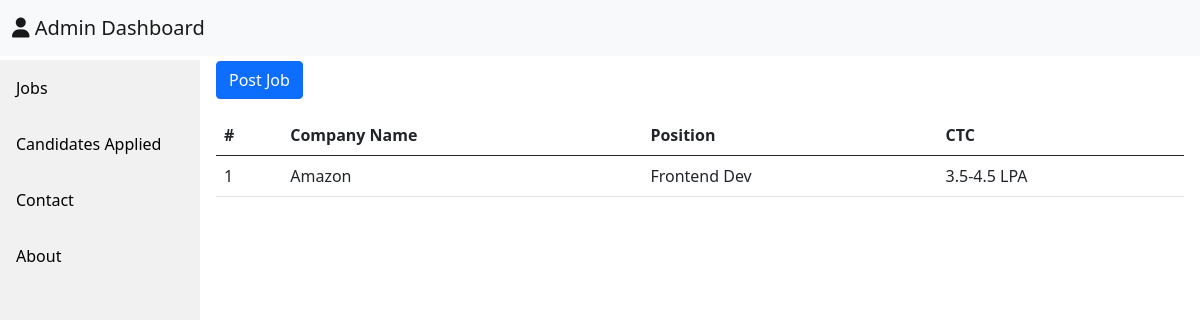
The page / on the database its author committed.
### tables this page shows
CREATE TABLE `jobs` (
  `id` int(11) NOT NULL,
  `cname` varchar(255) DEFAULT NULL,
  `position` varchar(255) DEFAULT NULL,
  `Jdesc` varchar(255) DEFAULT NULL,
  `skills` varchar(255) DEFAULT NULL,
  `CTC` varchar(50) DEFAULT NULL
);

### index.php (the view, shortened to what this page needs)
<?php include 'header.php'?>
<?php include 'config.php'?>
<div class="content">
<p>
  <button class="btn btn-primary" type="button" data-bs-toggle="collapse" data-bs-target="#collapseExample" aria-expanded="false" aria-controls="collapseExample">
    Post Job
  </button>
</p>
<table class="table">
  <thead>
    <tr>
      <th scope="col">#</th>
      <th scope="col">Company Name</th>
      <th scope="col">Position</th>
      <th scope="col">CTC</th>
    </tr>
  </thead>
   <?php
      $sql="SELECT `cname`, `position`, `CTC` FROM `jobs`";
      $result= mysqli_query($conn,$sql);
      $i=0;
      if($result->num_rows>0){
        while($rows=$result->fetch_assoc()){
      echo"
      <tbody>
        <tr>
            <td>".++$i."</td>
            <td>".$rows['cname']."</td>
            <td>".$rows['position']."</td>
            <td>".$rows['CTC']."</td>
        </tr>";
    }}
    else{
        echo"";
    }?>
  </tbody>
</table>
</div>
</body>
</html>

### header.php (style rules this page uses)
div.content { margin-top: 60px; margin-left: 200px; padding: 1px 16px; height: 1000px; }

### rows shown on the page
jobs: cname "Amazon", position "Frontend Dev", CTC "3.5-4.5 LPA"
